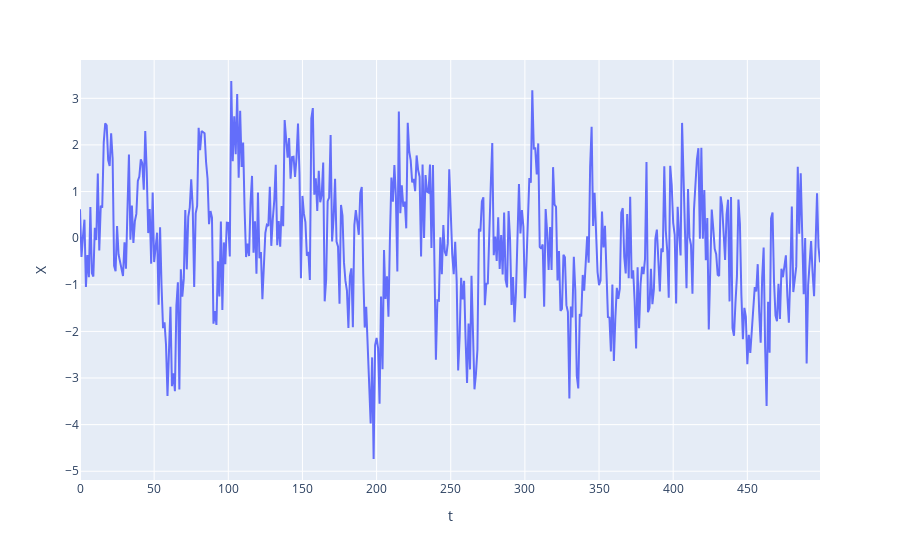

Notebook code cell kept with this figure:
### Code cell
fig= px.line(df1, x='t', y= 'X')
fig.show()

### Figure 1 — Plotly figure (JSON) as saved in the notebook; plotly's stock layout.template omitted (floating-point values rounded to 4 significant figures; data arrays with more than 128 entries replaced by an {"elided": "..."} marker saying what was removed)
{"data": [{"hovertemplate": "t=%{x}<br>X=%{y}<extra></extra>", "legendgroup": "", "line": {"color": "#636efa", "dash": "solid"}, "marker": {"symbol": "circle"}, "mode": "lines", "name": "", "orientation": "v", "showlegend": false, "x": {"elided": "500 int values"}, "xaxis": "x", "y": {"elided": "500 float values"}, "yaxis": "y", "type": "scatter"}], "layout": {"xaxis": {"anchor": "y", "domain": [0.0, 1.0], "title": {"text": "t"}}, "yaxis": {"anchor": "x", "domain": [0.0, 1.0], "title": {"text": "X"}}, "legend": {"tracegroupgap": 0}, "margin": {"t": 60}}}
